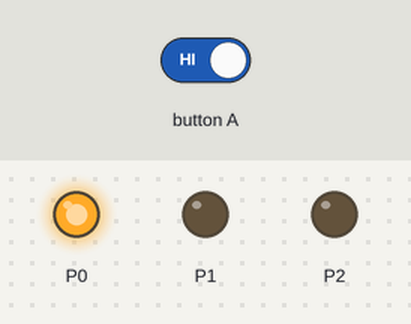
Bench run of a program on a simulated BBC micro:bit (MakeCode). Parts: output pins drawn as LEDs (lit = HIGH). The inputs (shaded band) are chosen by the test bench.

Above: at 1.2 s.
1.3 s: button A held down
At 3.4 s:
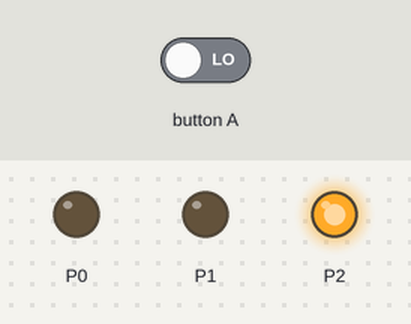
8.3 s: button A released
At 12.4 s:
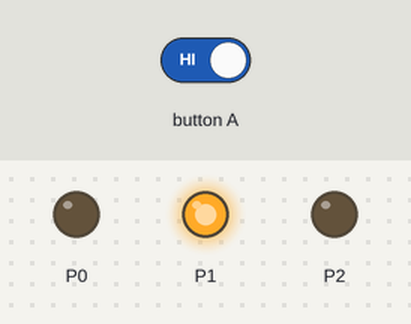
Timing chart, 0 to 21.3 s (numbered marks = the images above; inputs shaded):
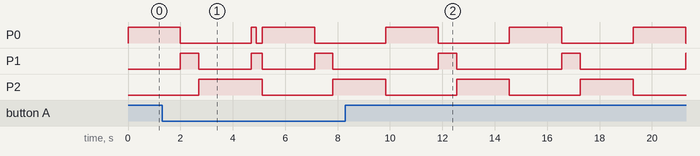

Measured:
- by itself, P0, P2: alternates HIGH for 2.0 s and LOW for 2.7 s
- by itself, P1: alternates HIGH for 0.70 s and LOW for 4.0 s

The program:

main.ts
```typescript
function jaune () {
    pins.digitalWritePin(DigitalPin.P0, 0)
    pins.digitalWritePin(DigitalPin.P1, 1)
    pins.digitalWritePin(DigitalPin.P2, 0)
}
function blanc () {
    pins.digitalWritePin(DigitalPin.P0, 1)
    pins.digitalWritePin(DigitalPin.P1, 1)
    pins.digitalWritePin(DigitalPin.P2, 1)
}
function orange () {
    pins.digitalWritePin(DigitalPin.P0, 0)
    pins.digitalWritePin(DigitalPin.P1, 1)
    pins.digitalWritePin(DigitalPin.P2, 1)
}
function rouge () {
    pins.digitalWritePin(DigitalPin.P0, 0)
    pins.digitalWritePin(DigitalPin.P1, 0)
    pins.digitalWritePin(DigitalPin.P2, 1)
}
function vert () {
    pins.digitalWritePin(DigitalPin.P0, 1)
    pins.digitalWritePin(DigitalPin.P1, 0)
    pins.digitalWritePin(DigitalPin.P2, 0)
}
basic.forever(function () {
    vert()
    basic.pause(2000)
    jaune()
    basic.pause(700)
    rouge()
    basic.pause(2000)
    if (input.buttonIsPressed(Button.A)) {
        blanc()
        basic.pause(200)
        orange()
        basic.pause(200)
    } else {

    }
})
```

test.ts
```typescript
// les tests vont ici ; cela ne sera pas compilé si ce paquet est utilisé en tant qu'extension.
```
